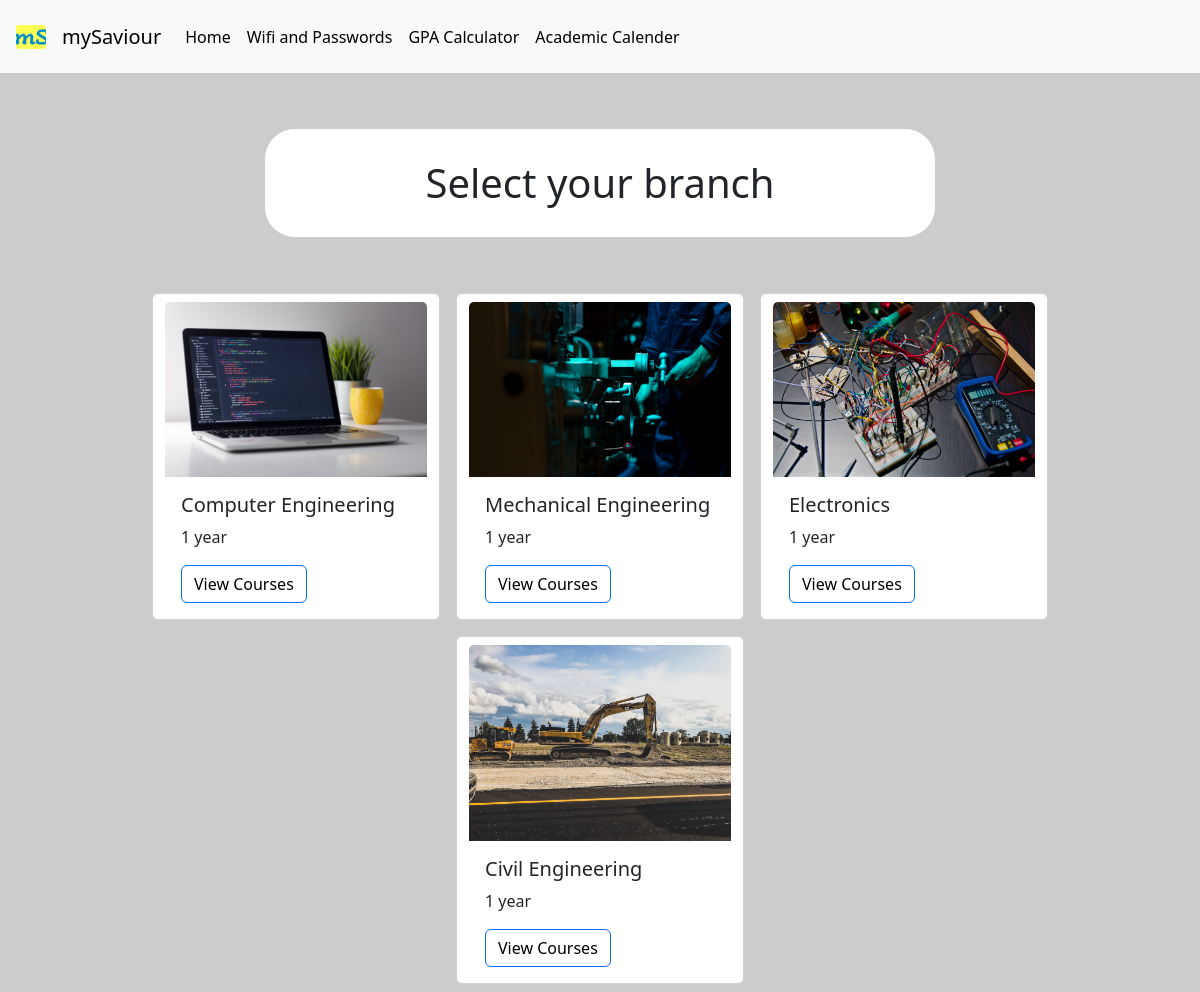
/1/, run on the app's committed database.
### academics/models.py (models this page shows)
class Branch(models.Model):
    name = models.CharField(max_length = 50)
    image = models.ImageField(upload_to='academics/images', default="")
    def __str__(self):
        return self.name

### academics/views.py (the view)
# urls.py: path('<int:year>/', views.branch, name = "branch"),
def branch(request, year):
    branches = Branch.objects.all()
    print(branches)
    context = {
        "year_number" : year,
        "branches" : branches
    }
    return render(request, 'academics/branch.html', context)

### academics/templates/academics/branch.html (shortened to what this page needs)
{% extends 'academics/base.html' %}
{% block body %}
<div class="row">
    <div class="col-12 m-auto mt-5">
        <h1 class = "text-center display-1">
            <h1 class="test text-center bg-white" style="border-radius: 30px;"> Select your branch </h1>
        </h1>
    </div>
</div>
{% load static %}
    <div class="row mt-5 justify-content-center">
        {% for branch in branches %}
            <div class="card col-md-12 col-sm-6 m-2" style="width: 18rem;">
                <img class="img-fluid card-img-top mt-2" src = "/media/{{branch.image}}"  alt="Card image cap">
                <div class="card-body">
                <h5 class="card-title"> {{branch}} </h5>
                <p class="card-text"> {{year_number}} year</p>
                <a href= {% url 'course' year_number branch.id %} class="btn btn-primary">View Courses</a>
                </div>
            </div>
        {% endfor%}
    </div>
{% endblock %}

### academics/templates/academics/base.html (shortened to what this page needs)
<!DOCTYPE html>
<html lang="en">
<head>
    <link href="https://cdn.jsdelivr.net/npm/bootstrap@5.3.0-alpha1/dist/css/bootstrap.min.css" rel="stylesheet">
    {% block css %}
      <link rel="stylesheet" href="../static/academics/styles.css?{% now "U" %}">
    {% endblock %}
    </head>
<body>
           <nav class="navbar navbar-expand-lg navbar-light bg-light">
            <div class="p-3">
              <img src="../media/academics/images/favicon.ico" alt="" width="30" height="24" class="d-inline-block align-text-top ">
            </div>
            <a class="navbar-brand" href={% url 'home'%}>mySaviour</a>
            <div class="collapse navbar-collapse" id="navbarSupportedContent">
              <ul class="navbar-nav mr-auto">
                <li class="nav-item active">
                  <a class="nav-link" href={% url 'home'%}> Home</a>
                </li>
                <li class="nav-item">
                  <a class="nav-link" href={% url 'wifi'%}> Wifi and Passwords </a>
                </li>
                <li class="nav-item">
                    <a class="nav-link" href = {% url 'gpa'%}> GPA Calculator </a>
                </li>
                <li class="nav-item">
                  <a class="nav-link" href = "#"> Academic Calender </a>
                </li>
            </div>
        </nav>
    <div class = "container">
        {% block body %}{% endblock body %}
    </div>
</body>
</html>

### academics/static/academics/styles.css (style rules this page uses)
body { background-image: url("background_image.jpg"); background-color: #cccccc; background-repeat: no-repeat; background-size: cover ; }
a:link { background-color: transparent; text-decoration: none; color: black; }
a { color:black !important; }
.test { border-radius: 30px; margin: 0 calc(100%/5); padding: 30px; font-weight: 500; }

### data on the page
Branch: image (picture), name "Computer Engineering", id "1"
Branch: image (picture), name "Mechanical Engineering", year_number "1"
Branch: image (picture), name "Electronics", year_number "1"
Branch: image (picture), name "Civil Engineering", year_number "1"
